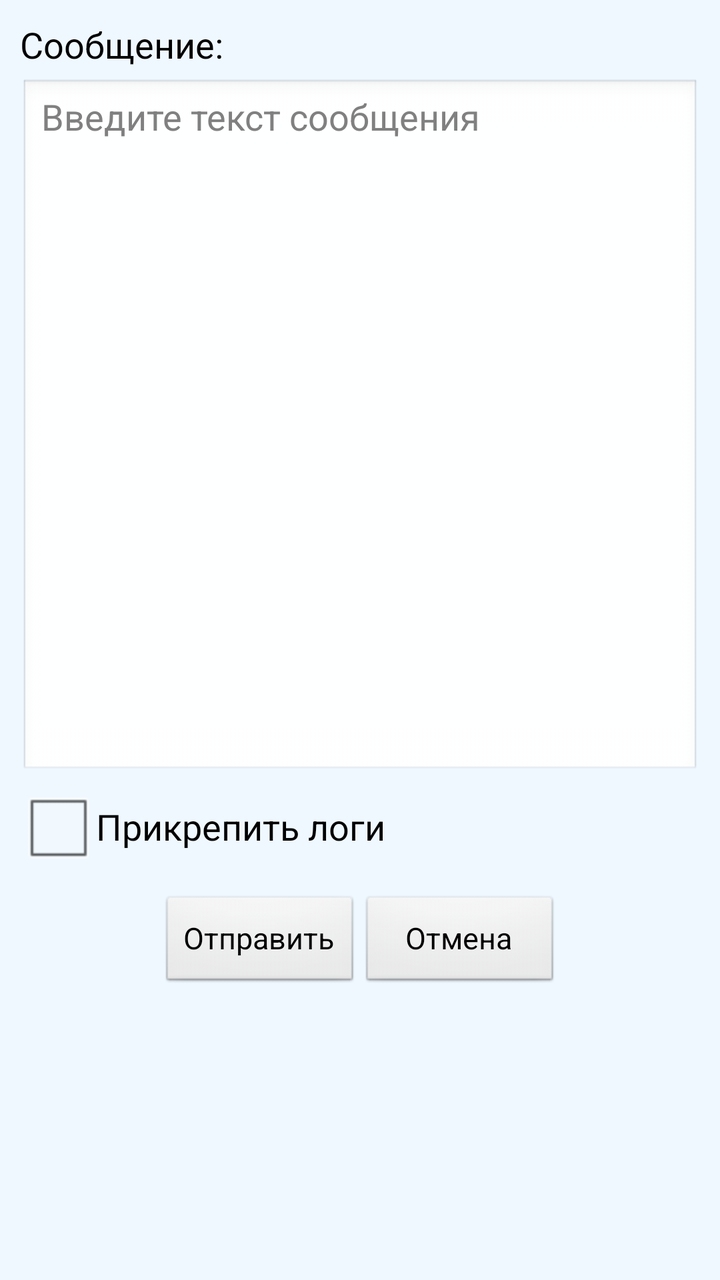
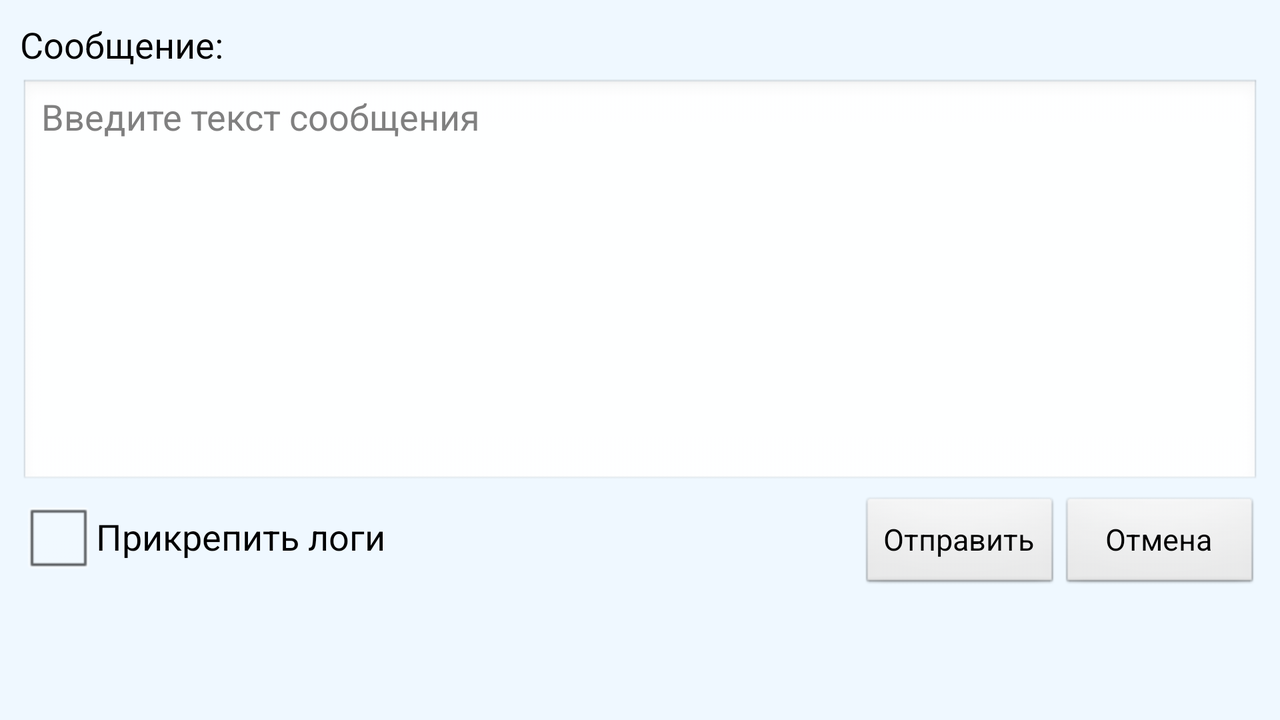

One screen, two layout resources from the same app: the default and the repository's alternative for another configuration. Each is rendered where Android would select it; the XML of both is given below.
<!-- AndroidManifest.xml: application theme android:Theme.Black.NoTitleBar -->
<!-- res/layout/feedback.xml -->
<LinearLayout xmlns:android="http://schemas.android.com/apk/res/android"
    android:layout_width="fill_parent"
    android:layout_height="fill_parent"
    android:background="@color/background"
    android:orientation="vertical"
    android:padding="10dip" >

    <TextView
        style="@style/Label"
        android:paddingBottom="5dip"
        android:text="Сообщение:"/>

    <EditText
        android:id="@+id/feedback_message"
        android:layout_width="match_parent"
        android:layout_height="350dip"
        android:autoText="false"
        android:capitalize="none"
        android:gravity="top"
        android:hint="Введите текст сообщения"
        android:maxLength="2048"
        android:lines="100"
        android:singleLine="false"/>

    <CheckBox
        android:id="@+id/feedback_attach_logs"
        style="@style/Checkbox"
        android:text="Прикрепить логи"/>

    <LinearLayout
        android:layout_width="wrap_content"
        android:layout_height="180dip"
        android:layout_marginTop="10dip"
        android:layout_gravity="center"
        android:orientation="horizontal" >

        <Button
            style="@style/Button"
            android:onClick="onSendButtonClick"
            android:text="Отправить" />

        <Button
            style="@style/Button"
            android:onClick="onCancelButtonClick"
            android:text="Отмена" />
    </LinearLayout>

</LinearLayout>
<!-- resources referenced by this layout -->
<resources>
  <color name="background">#eff8ff</color>
  <style name="Button" parent="@android:style/Widget.Button">
          <item name="android:layout_width">100dip</item>
          <item name="android:layout_height">wrap_content</item>
          <item name="android:textColor">@color/foreground</item>
          <item name="android:textSize">15sp</item>
      </style>
  <style name="Checkbox" parent="@android:style/TextAppearance">
          <item name="android:layout_width">wrap_content</item>
          <item name="android:layout_height">wrap_content</item>
          <item name="android:textColor">@color/foreground</item>
          <item name="android:textSize">18sp</item>
          <item name="android:gravity">center_vertical</item>
          <item name="android:checked">false</item>
      </style>
  <style name="Label" parent="@android:style/TextAppearance">
          <item name="android:layout_width">wrap_content</item>
          <item name="android:layout_height">wrap_content</item>
          <item name="android:textColor">@color/foreground</item>
          <item name="android:textSize">18sp</item>
          <item name="android:gravity">left</item>
      </style>
  <color name="foreground">#000</color>
</resources>
<!-- res/layout-land/feedback.xml (the repository's variant of the layout above) -->
<!-- drawn on the phone turned sideways -->
<TableLayout xmlns:android="http://schemas.android.com/apk/res/android"
    android:layout_width="fill_parent"
    android:layout_height="fill_parent"
    android:background="@color/background"
    android:orientation="vertical"
    android:padding="10dip"
    android:stretchColumns="0">

    <TableRow>
        <TextView
            style="@style/Label"
            android:paddingBottom="5dip"
            android:text="Сообщение:"/>
    </TableRow>

    <TableRow>

        <EditText
            android:id="@+id/feedback_message"
            android:layout_width="match_parent"
            android:layout_height="205dip"
            android:layout_span="3"
            android:autoText="false"
            android:capitalize="none"
            android:gravity="top"
            android:hint="Введите текст сообщения"
            android:lines="100"
            android:maxLength="2048"
            android:singleLine="false"/>
    </TableRow>

    <TableRow>

        <CheckBox
            android:id="@+id/feedback_attach_logs"
            style="@style/Checkbox"
            android:text="Прикрепить логи"/>

        <Button
            style="@style/Button"
            android:onClick="onSendButtonClick"
            android:text="Отправить" />

        <Button
            style="@style/Button"
            android:onClick="onCancelButtonClick"
            android:text="Отмена" />
    </TableRow>

</TableLayout>
